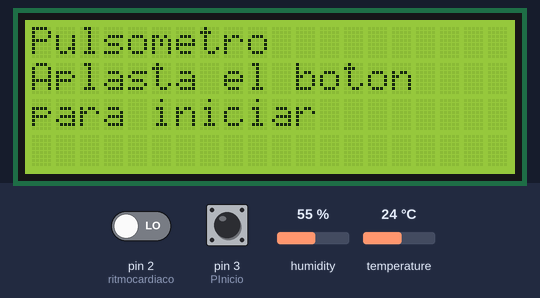
Bench run of a sketch on a simulated Arduino Uno, built with avr-gcc and run on an emulated ATmega328P. Parts: 20×4 character LCD. The inputs (shaded band) are chosen by the test bench; at power-on: pin 3 (PInicio) HIGH, pin 2 (ritmocardiaco) LOW, humidity 55 %, temperature 24 °C. What the sketch prints to the serial monitor is not drawn.

Above: at 1.2 s.
1.3 s: pin 3 (PInicio) pulled LOW for 0.6 s
At 1.87 s:
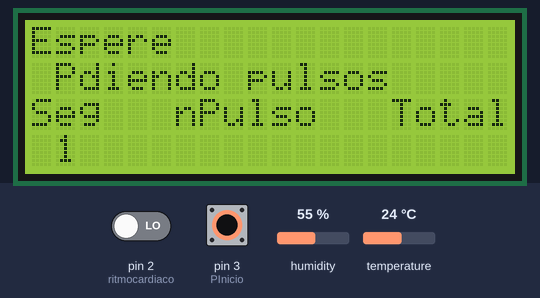
3.9 s: pin 2 (ritmocardiaco) driven HIGH
At 5.07 s:
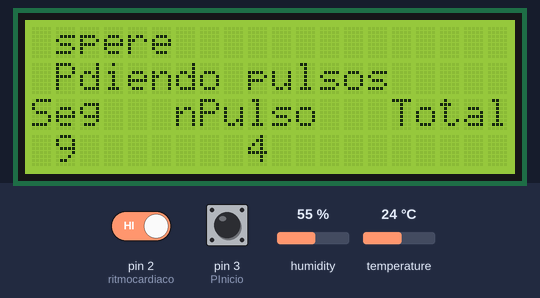
6.2 s: pin 3 (PInicio) pulled LOW for 3.2 s
At 8.66 s:
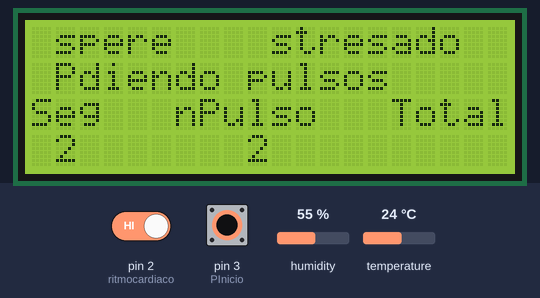
10.9 s: pin 2 (ritmocardiaco) driven LOW
At 11.46 s:
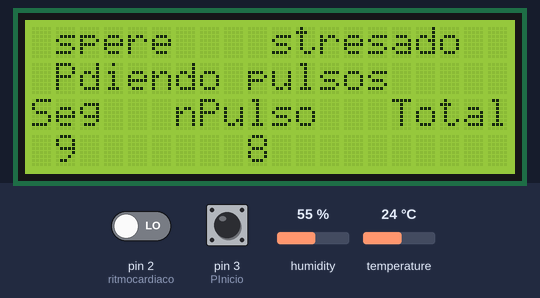
13.9 s: pin 3 (PInicio) pulled LOW for 1 s
At 15.06 s:
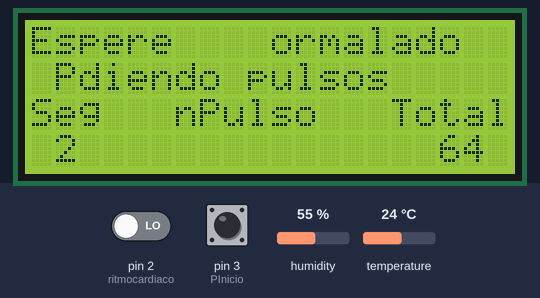
16.4 s: pin 2 (ritmocardiaco) driven HIGH
At 17.06 s:
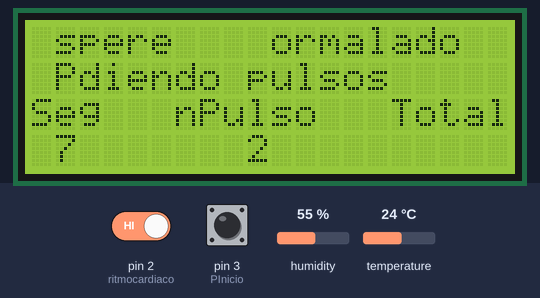

Measured:
- after the input at 1.3 s, the display: first changes after 0.28 s (image 1 shows a later state)
- after the input at 3.9 s, the display: first differs from a run without the input after 0.18 s (image 2 shows a later state)
- after the input at 16.4 s, the display: first differs from a run without the input after 0.31 s (image 6 shows a later state)
- what the display in image 4 shows lasts 0.4 s, from 11.3 s to 11.7 s

The sketch:

pulsometro.ino
```cpp
#include <LiquidCrystal.h>
#include <TimerOne.h>
#include <DHT.h>

#define DHTPIN 7
#define DHTTYPE DHT11
DHT dht(DHTPIN, DHTTYPE);   // Initialize DHT library

LiquidCrystal lcd(8, 9, 10, 11, 12, 13);

#define ritmocardiaco 2
#define PInicio 3
int verificando = 0;
int contador = 0;
int PorMin = 0;
int tiemposec = 0;
int verificar = 0;

float Temp = 0;

void setup() {
  dht.begin();
  lcd.begin(20, 4);
  Serial.begin(9600);          // For Serial Monitor
  pinMode(ritmocardiaco, INPUT);
  pinMode(PInicio, INPUT_PULLUP);
  Timer1.initialize(400000);
  Timer1.attachInterrupt(timerIsr);
  lcd.clear();
  lcd.setCursor(0, 0);
  lcd.print("Pulsometro");
  lcd.setCursor(0, 1);
  lcd.print("Aplasta el boton");
  lcd.setCursor(0, 2);
  lcd.print("para iniciar");
}

void loop() {
  if (digitalRead(PInicio) == LOW) {
    lcd.setCursor(0, 0);
    lcd.print("Espere    ");
    lcd.setCursor(0, 1);
    lcd.print("Midiendo pulsos   ");
    lcd.setCursor(0, 2);
    lcd.print("Seg   ");
    lcd.setCursor(7, 2);
    lcd.print("Pulso ");
    lcd.setCursor(15, 2);
    lcd.print("Total P");
    lcd.setCursor(0, 3);
    lcd.print("             ");
    verificar = 1;
  }
  if (verificar == 1) {
    //Temp += dht.readTemperature();
    if (digitalRead(ritmocardiaco) == HIGH) {
      contador += 1;
      PorMin = contador * 2;
      verificando = 1;
      lcd.setCursor(9, 3); lcd.print(PorMin); lcd.print("   ");
      lcd.setCursor(17, 3);
      lcd.print("    ");
      lcd.setCursor(13, 3); lcd.write(1); delay(100);
      lcd.setCursor(13, 3); lcd.write(2); delay(100);
    }
    if (digitalRead(ritmocardiaco) == LOW && verificando == 1) {
      verificando = 0;
    }
    if (tiemposec >= 15) {
      PorMin = (contador * 4) * 4;
      contador = 0;
      tiemposec = 0;
      Temp = dht.readTemperature();
      //Temp /= 15;
      //Serial.print("Temperatura: ");
      //Serial.println(String(Temp));
      //verificar = 0;
      //Serial.print("Pulso por minuto: ");
      //Serial.println(String(PorMin));
      Serial.println(String(PorMin)+","+String(Temp));
      //Temp = 0;
      lcd.setCursor(17, 3);
      lcd.print(PorMin);
      lcd.print("   ");
      if (PorMin >= 90) {
        lcd.setCursor(0, 0);
        lcd.print("Paciente Estresado");
      } else {
        lcd.setCursor(0, 0);
        lcd.print("Paciente Normal");
      }
    }
  }


  delay(500);
}

void timerIsr() {
  if (verificar == 1) {
    tiemposec += 1;
    lcd.setCursor(1, 3);
    lcd.print(tiemposec);
    lcd.print("  ");
  }
}
```
